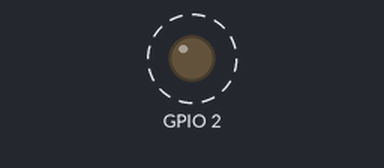
Bench run of a sketch on a simulated ESP32. Parts: output pins drawn as LEDs (lit = HIGH). Dashed ring = blinking. WiFi joins after 1.5 s; servers stay silent unless stated; what the sketch prints to the serial monitor is not drawn.

Above: at 8.9 s.
Timing chart, 0 to 11.5 s (numbered marks = the images above):
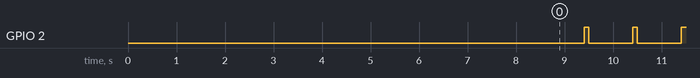

Measured:
- by itself, GPIO 2: alternates HIGH for 0.10 s and LOW for 0.90 s

The sketch:

Test.ino
```cpp
// (licence header left out)
#include <WiFi.h>
#include "/home/rigou/Projects/nogit/NetworkCredentials/NetworkCredentials.h"

// 0=debug off, 1=output to Serial, 2=output to serial UART1()
#define DEBUG_ON 1
// 0=trace off, 1=output to Serial, 2=output to serial UART1()
#define TRACE_ON 0
#include <rgDebug.h>

#ifndef BUILTIN_LED
#define BUILTIN_LED 2
#endif

// Change the hostname

void initWiFi() {
	dbprint("Connecting to WiFi...");
	WiFi.begin(WIFI_SSID, WIFI_PASSWD);
	while (WiFi.status() != WL_CONNECTED) {
		dbprint('.');
		delay(1000);
	}
	dbprint('\n');

	byte mac_address[6];
	char hostname[11];
	WiFi.macAddress(mac_address);
	sprintf(hostname, "esp-%02x%02x%02x", mac_address[3], mac_address[4], mac_address[5]);
	WiFi.setHostname(hostname);

	dbprint("ESP32 HostName: ");
	dbprintln(WiFi.getHostname());
	dbprint("ESP32 IP Address: ");
	dbprintln(WiFi.localIP());
	dbprint("ESP32 MAC Address: ");
	dbprintln(WiFi.macAddress());
}

void setup() {
	Serial.begin(921600);
    while (!Serial);
#if DEBUG_ON
	dbprint('\n'); for (uint8_t idx=0; idx<13; idx++) { dbprint((char)('A'+idx)); delay(500); }
#endif
	dbprint('\n');
	pinMode(BUILTIN_LED, OUTPUT);

	initWiFi();
}

void loop() {
  // put your main code here, to run repeatedly:
  digitalWrite(BUILTIN_LED, LOW);
  delay(900);
  digitalWrite(BUILTIN_LED, HIGH);
  delay(100);
}
```
